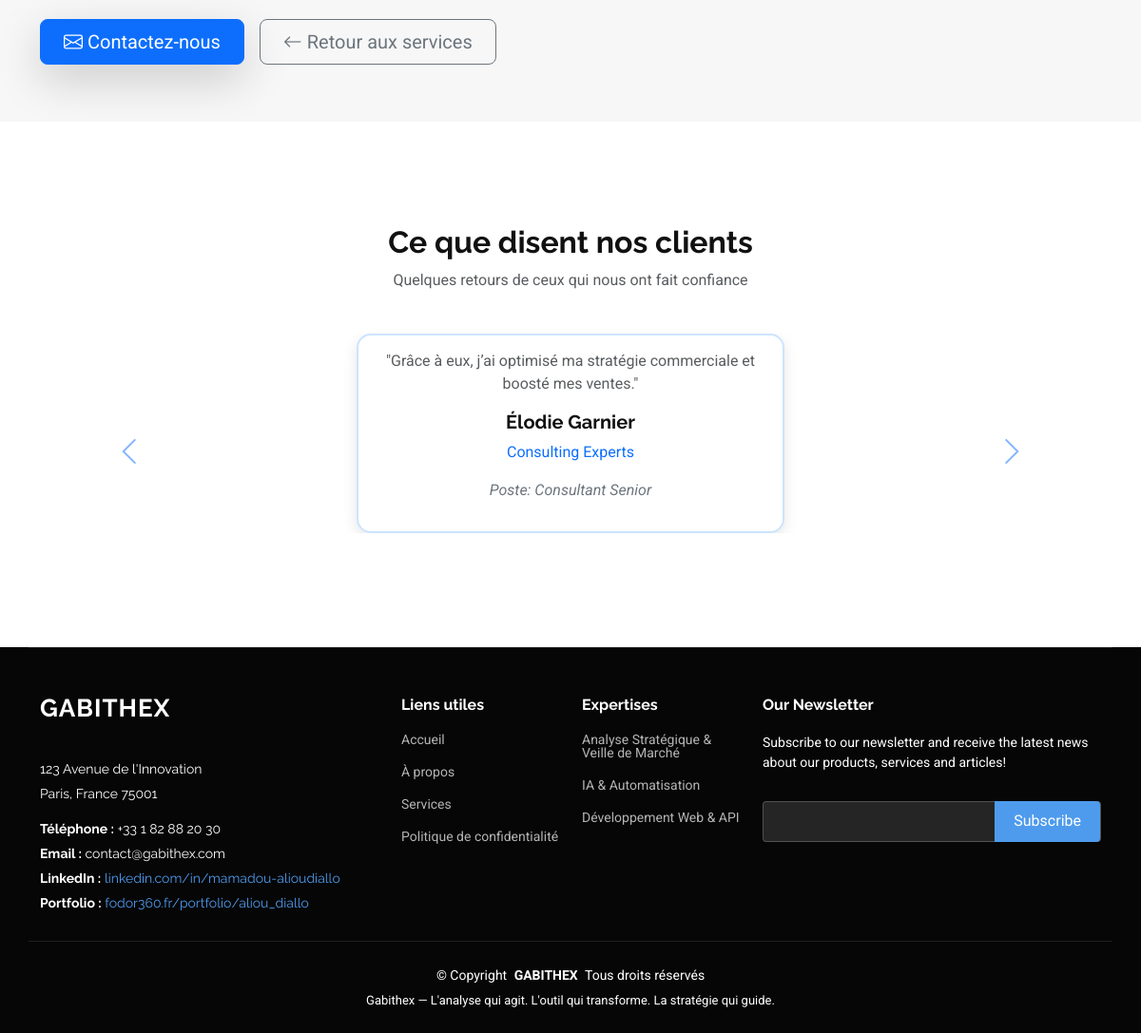
The page /services/audit-strategique-veille-concurrentielle/ (lower part) on the database as committed earlier.
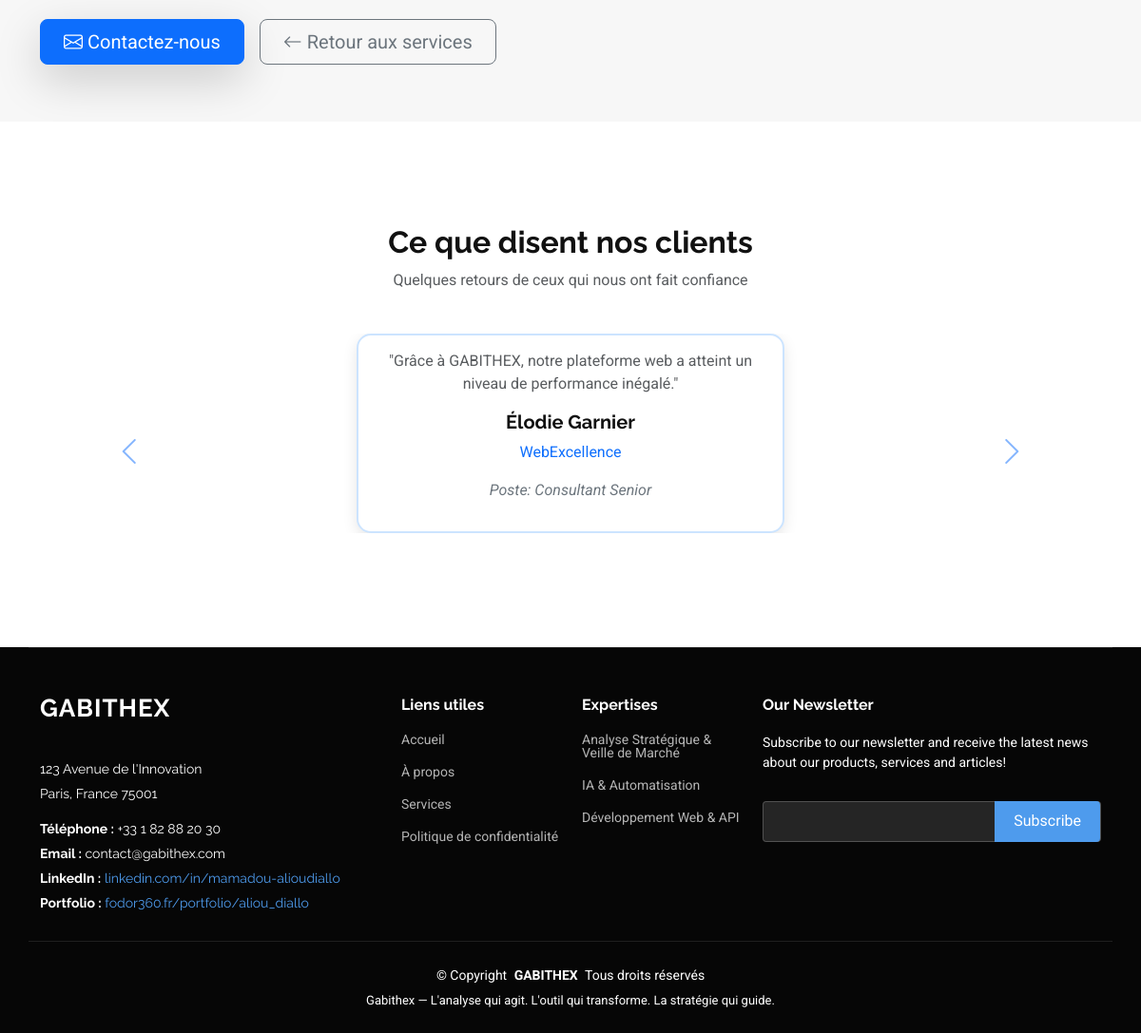
The same page on the database as committed later.
### nene/models.py (models this page shows, shortened)
class Testimonial(models.Model):
    name = models.CharField(max_length=255, verbose_name="Nom du client")
    feedback = models.TextField(verbose_name="Témoignage")
    company = models.CharField(max_length=255, null=True, blank=True, verbose_name="Entreprise (optionnel)")
    position = models.CharField(max_length=255, null=True, blank=True, verbose_name="Poste occupé")
    created_at = models.DateTimeField(auto_now_add=True)
    is_approved = models.BooleanField(default=False)
    class Meta:
        ordering = ['-created_at']
        verbose_name = "Témoignage"
        verbose_name_plural = "Témoignages"

### nene/views.py (the view)
# urls.py: path('services/<slug:slug>/', views.service_detail, name='service_detail'),
def service_detail(request, slug):
    service = get_object_or_404(Service, slug=slug)
    service.benefits_list = service.benefits.split(",") if service.benefits else []
    testimonials = Testimonial.objects.all()[:5]  # Récupère les 5 derniers témoignages
    return render(request, 'nene/service_detail.html', {
        'service': service,
        'testimonials': testimonials,
        "timestamp": now().timestamp()
    })

### templates/nene/service_detail.html (shortened to what this page needs)
{% extends "nene/base.html" %}
{% load static %}
{% block content %}
    <section id="service-detail" class="section light-background">
        <div class="container">
            <div id="offre-detail" class="row mt-5">
                <div class="mt-4 d-flex flex-wrap gap-3">
                    <a href="{% url 'contact' %}" class="btn btn-lg btn-primary shadow-lg px-4 py-2">
                        <i class="bi bi-envelope"></i> Contactez-nous
                    </a>
                    <a href="{% url 'services' %}" class="btn btn-lg btn-outline-secondary px-4 py-2">
                        <i class="bi bi-arrow-left"></i> Retour aux services
                    </a>
                </div>
            </div>
        </div>
    </section>
    <section class="container mt-5">
        <div class="text-center" data-aos="fade-up">
            <h2 class="fw-bold">Ce que disent nos clients</h2>
            <p class="text-muted">Quelques retours de ceux qui nous ont fait confiance</p>
        </div>
        <div id="testimonialCarousel" class="carousel slide mt-4" data-bs-ride="carousel">
            <div class="carousel-inner">
                {% for testimonial in testimonials %}
                    <div class="carousel-item {% if forloop.first %}active{% endif %}">
                        <div class="testimonial-card text-center floating">
                            <p class="text-muted fs-6">"{{ testimonial.feedback }}"</p>
                            <h5 class="fw-bold">{{ testimonial.name }}</h5>
                            {% if testimonial.company %}
                                <p class="text-primary">{{ testimonial.company }}</p>
                            {% endif %}
                            <p class="text-secondary fst-italic">Poste: Consultant Senior</p>
                        </div>
                    </div>
                {% endfor %}
            </div>
            <button class="carousel-control-prev custom-nav" type="button" data-bs-target="#testimonialCarousel" data-bs-slide="prev">
                <i class="bi bi-chevron-left text-primary fs-2"></i>
            </button>
            <button class="carousel-control-next custom-nav" type="button" data-bs-target="#testimonialCarousel" data-bs-slide="next">
                <i class="bi bi-chevron-right text-primary fs-2"></i>
            </button>
        </div>
    </section>
{% endblock %}

Rows that differ between the two databases and show on the page:
no longer on this page (row unchanged): Testimonial: feedback "Grâce à eux, j’ai optimisé ma stratégie commerciale et boosté mes ventes.", name "Élodie Garnier", company "Consulting Experts"
added Testimonial: feedback "Grâce à GABITHEX, notre plateforme web a atteint un niveau de performance inégalé.", name "Élodie Garnier", company "WebExcellence"
